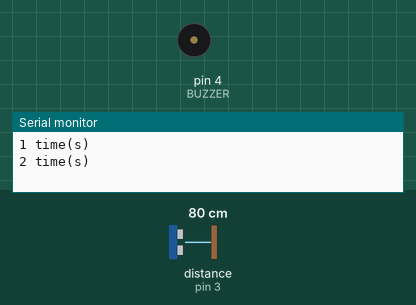
Simulated run of this sketch. Board: Arduino Uno, built with avr-gcc and run on an emulated ATmega328P. Parts: buzzer (waves = sounding, pin HIGH), the last lines printed to the serial monitor. The test bench sets the inputs (shaded band); at power-on: distance to the obstacle (sensor on pin 3) 80 cm. The echo pulse lasts 58.3 µs per cm.

Above: at 4.9 s.
5.0 s: distance to the obstacle (sensor on pin 3) set to 197 cm
At 8.34 s:
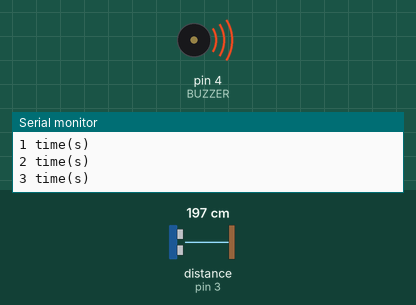
14.0 s: distance to the obstacle (sensor on pin 3) set to 204 cm
At 14.8 s:
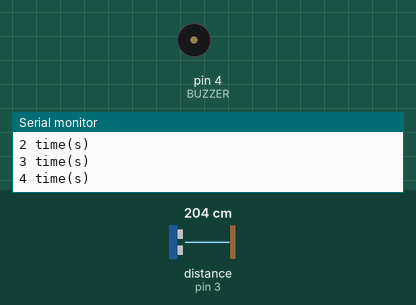
Timing chart, 0 to 17.0 s (numbered marks = the images above; inputs shaded):
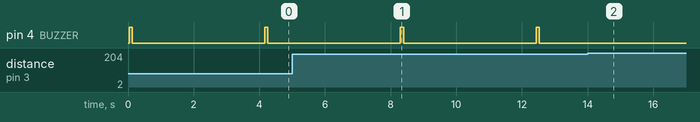

Measured:
- the behaviour switches between 200 and 201 cm on distance to the obstacle (sensor on pin 3) (found by bisection; images 1 and 2)
- after the input at 14.0 s, pin 4 (BUZZER): stops changing and stays LOW
- by itself, pin 4 (BUZZER): alternates HIGH for 0.10 s and LOW for 4.0 s

The sketch:

UltraSonic.ino
```cpp
#include "SR04.h"
#define ECHO_PIN 2
#define TRIG_PIN 3
#define BUZZER 4

SR04 sr04 = SR04(ECHO_PIN,TRIG_PIN);
long distance;
int count = 0;

void setup() {
   pinMode(4, OUTPUT);
   Serial.begin(9600);
}

void loop() {
  distance = sr04.Distance();
   if (distance <= 200){
    count++;
    Serial.print(count); Serial.println(" time(s)");
    digitalWrite(BUZZER, HIGH); delay(100);
    digitalWrite(BUZZER, LOW); delay(4000);
   }
   else {
    digitalWrite(BUZZER, LOW);
   }
}
```
